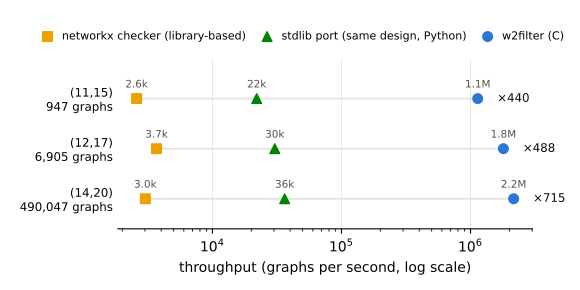

Write the Python code that produced this figure.
#!/usr/bin/env python3
"""Figure for the note: throughput of the three shipped
implementations on the anchor classes. Input: impl_bench.csv,
produced by tests/bench_impls.py. Output: fig_bench.pdf plus the
speedup ratios on stdout. Dev dependency: matplotlib."""
import csv
import sys

import matplotlib
matplotlib.use("Agg")
import matplotlib.pyplot as plt

IMPLS = [  # (csv name, legend label, color, marker)
    ("networkx checker", "networkx checker (library-based)",
     "#eda100", "s"),
    ("stdlib port", "stdlib port (same design, Python)",
     "#008300", "^"),
    ("w2filter (C)", "w2filter (C)", "#2a78d6", "o"),
]

rows = {}
with open(sys.argv[1] if len(sys.argv) > 1 else "impl_bench.csv") as f:
    for r in csv.DictReader(f):
        cls = f"({r['V']},{r['E']})"
        rows.setdefault(cls, {})[r["impl"]] = (
            int(r["graphs"]), float(r["gps"]))
classes = list(rows)


def fmt(v):
    if v >= 1e6:
        return f"{v / 1e6:.1f}M"
    if v >= 10000:
        return f"{v / 1000:.0f}k"
    if v >= 1000:
        return f"{v / 1000:.1f}k"
    return f"{v:.0f}"


fig, ax = plt.subplots(figsize=(5.8, 2.9))
ys = list(range(len(classes)))[::-1]
for y, cls in zip(ys, classes):
    vals = [rows[cls][name][1] for name, _, _, _ in IMPLS]
    ax.plot([min(vals), max(vals)], [y, y], color="#e1e0d9",
            lw=1.2, zorder=1)
    ratio = rows[cls]["w2filter (C)"][1] / rows[cls]["networkx checker"][1]
    ax.annotate(f"$\\times${ratio:.0f}", (max(vals), y),
                xytext=(14, -3), textcoords="offset points",
                fontsize=8.5, color="#0b0b0b")
for name, label, color, marker in IMPLS:
    xs = [rows[cls][name][1] for cls in classes]
    ax.scatter(xs, ys, s=48, c=color, marker=marker, label=label,
               zorder=3)
    for x, y in zip(xs, ys):
        ax.annotate(fmt(x), (x, y), xytext=(0, 8),
                    textcoords="offset points", ha="center",
                    fontsize=7.5, color="#52514e")
ax.set_yticks(ys)
ax.set_yticklabels([f"{cls}\n{rows[cls][IMPLS[0][0]][0]:,} graphs"
                    for cls in classes], fontsize=8.5)
ax.set_xscale("log")
ax.set_xlabel("throughput (graphs per second, log scale)")
ax.set_ylim(-0.6, len(classes) - 0.2)
ax.grid(axis="x", color="#e1e0d9", lw=0.5)
ax.set_axisbelow(True)
for s in ("top", "right", "left"):
    ax.spines[s].set_visible(False)
ax.tick_params(axis="y", length=0)
ax.legend(fontsize=8, frameon=False, loc="upper center",
          bbox_to_anchor=(0.44, 1.22), ncols=3, columnspacing=0.9,
          handletextpad=0.3)
fig.tight_layout()
fig.savefig("fig_bench.pdf")

for cls in classes:
    c = rows[cls]["w2filter (C)"][1]
    s = rows[cls]["stdlib port"][1]
    n = rows[cls]["networkx checker"][1]
    print(f"{cls}: C={fmt(c)} stdlib={fmt(s)} networkx={fmt(n)} "
          f"C/stdlib={c / s:.1f} C/networkx={c / n:.0f}")
